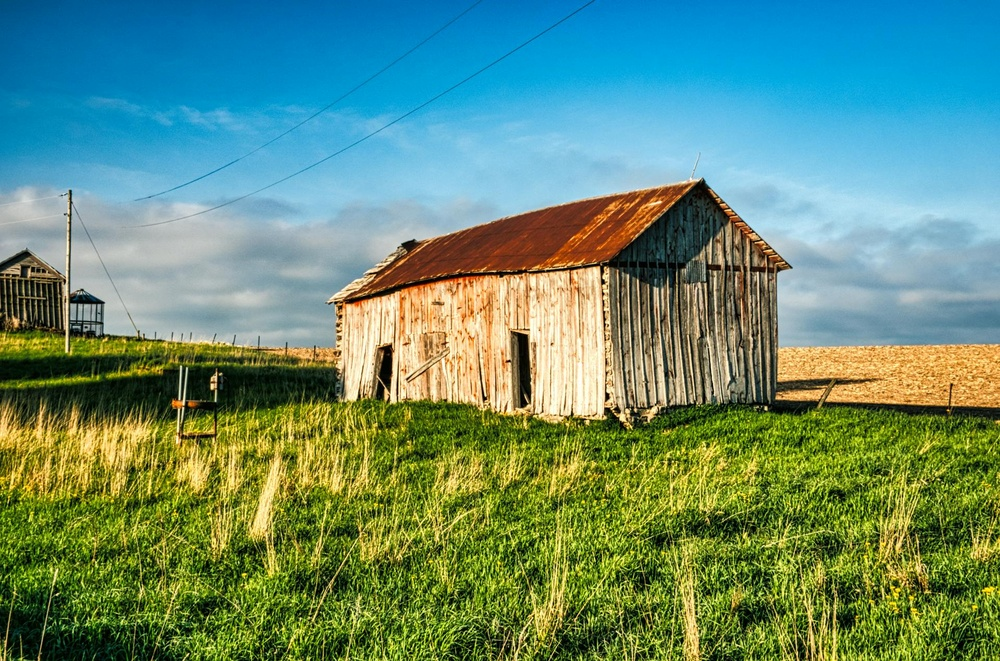
#> input picture tarea2/img/image2.jpg, 1000 x 661 px, shrunk from 1919 x 1268 before the run
$ python main.py   (older library calls are emulated)
#> lines starting #> are read from the running program, lines starting #| are printed output that depends on the picture; after the words box and inside, x2 and y2 are one past the last pixel; in counts of white or black regions, pixels touching at a corner belong together
### tarea2/utils/derivar.py
import cv2

def derivarX(image, width, height):
    """
    Deriva la imagen en la direccion X, agarrando el siguiente pixel restando al pixel actual
    """
    image_copy = image.copy()

    gray = cv2.cvtColor(image, cv2.COLOR_BGR2GRAY) # convertir a escala de grises para facilitar la derivada

    for y in range(height):
        for x in range(width):
            # Restar el siguiente pixel al pixel actual
            if x < width - 1:
                gx = abs(int(gray[y, x+1]) - int(gray[y, x]))
            else:
                gx = 0  # Para el último pixel, no hay siguiente pixel, así que se asigna 0
            image_copy[y, x] = gx

    return image_copy

def derivarY(image, width, height):
    """
    Deriva la imagen en la direccion Y, agarrando el siguiente pixel restando al pixel actual
    """
    image_copy = image.copy()
    gray = cv2.cvtColor(image, cv2.COLOR_BGR2GRAY)
    for y in range(height - 1):
        for x in range(width):
            # Restar el siguiente pixel al pixel actual
            if y < height - 1:
                gy = abs(int(gray[y+1, x]) - int(gray[y, x]))
            else:
                gy = 0  # Para el último pixel, no hay siguiente pixel, así que se asigna 0
            image_copy[y, x] = gy

    return image_copy

# [28 lines left out: functions derivarXBGR, derivarYBGR, not called in this run]

### tarea2/utils/superponer.py

def superponer(imagenX, imagenY, height, width):
    """
    Superpone las dos imagenes derivadas
    """
    superpuesta = imagenX.copy()
    for y in range(height):
        for x in range(width):
            superpuesta[y, x] = (imagenX[y, x] + imagenY[y, x])

    return superpuesta


# [10 lines left out: function superponerOriginal, not called in this run]

### tarea2/main.py
import cv2
import utils.derivar
import utils.superponer
import time


IMAGE_PATH = "img/image2.jpg"

def main():
    # Cargar imagen
    image = cv2.imread(IMAGE_PATH)
#> image is the input picture: shape (661, 1000, 3); mean B, G, R 114.8, 140.3, 101.9
    width, height = image.shape[1], image.shape[0]
#> width = 1000; height = 661
    print(f"Image dimensions: {width}x{height}")
#| Image dimensions: 1000x661

    if image is None:
        print("Error: Could not load image.")
        return

    """
    Sobel Function: funciona basicamente como las funciones de derivadas que realizamos, donde se puede definir la direccion de la derivada, el tamaño del kernel, etc.
        - image: Primer parametro es la imagen de entrada
        - ddepth: Profundidad de la imagen de salida. Si se establece en cv2.CV_64F, la imagen de salida tendrá una profundidad de 64 bits en coma
        - dx: Orden de la derivada en la dirección x (0, 1, 2, ...)
        - dy: Orden de la derivada en la dirección y (0, 1, 2, ...)
        - ksize: Tamaño del kernel utilizado para la derivación (opcional, por defecto es 3)
    """
    # sobel_derivada_x = cv2.Sobel(image, cv2.CV_64F, 1, 0, ksize=5)  # X direction
    # sobel_derivada_y = cv2.Sobel(image, cv2.CV_64F, 0, 1, ksize=5)  # Y direction


    """Seccion de derivada y superposicion manual"""
    f1_start_time = time.time() # iniciar tiempo de ejecucion de las funciones de derivada y superposicion
    image_derivada_x = utils.derivar.derivarX(image, width, height)
#> in derivarX, `gray = cv2.cvtColor(image, cv2.COLOR_BGR2GRAY)`:
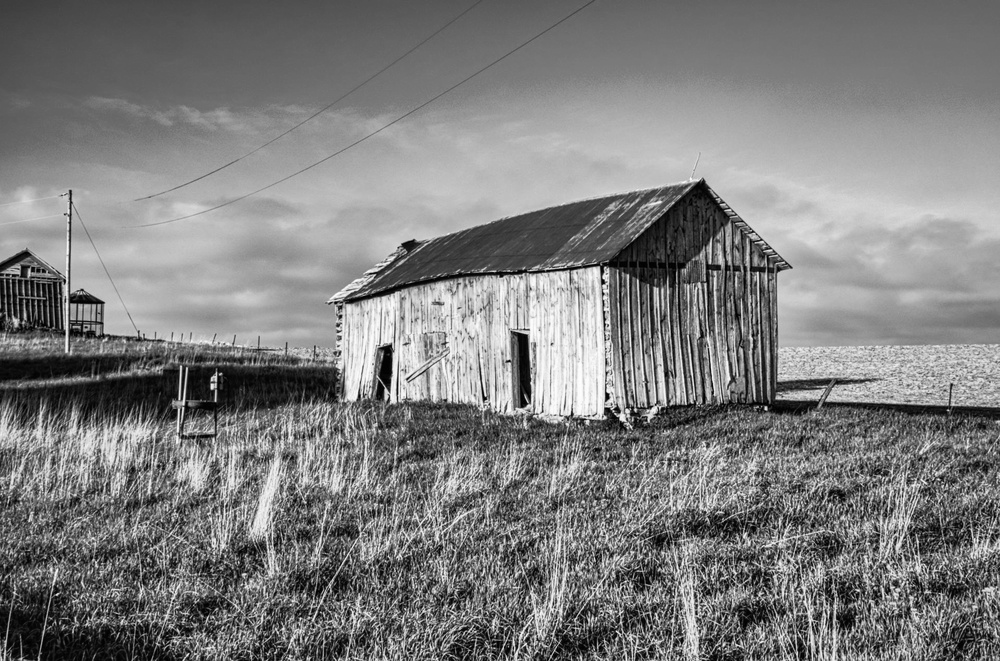
#> gray: shape (661, 1000); min 0, max 254, mean 125.9
#> after the loop in derivarX, `for y in range(height):`:
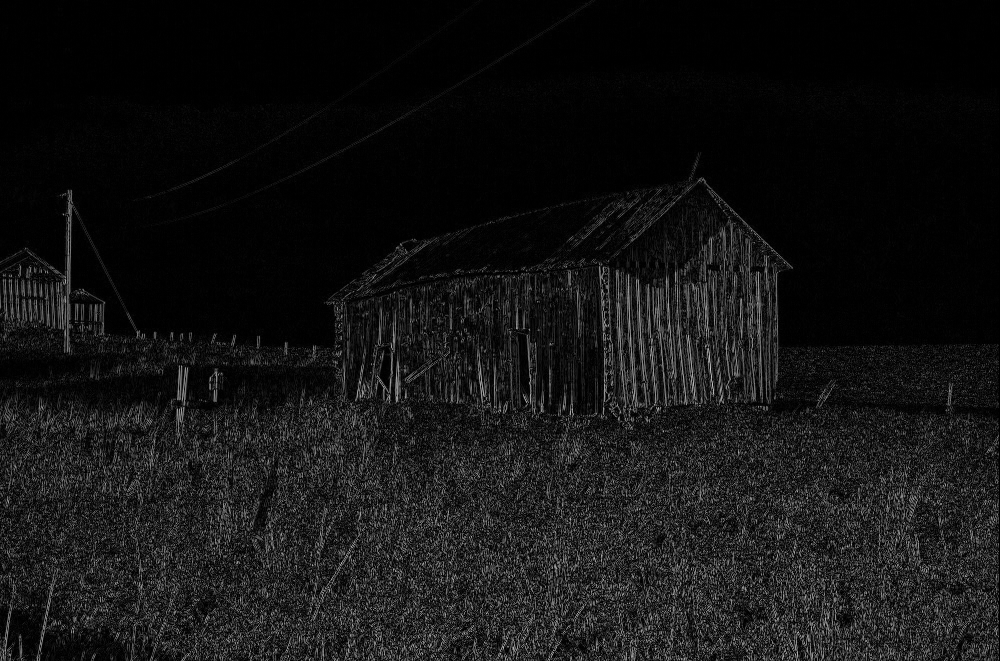
#> image_copy: shape (661, 1000, 3); min 0, max 205, mean 20.1
    image_derivada_y = utils.derivar.derivarY(image, width, height)
#> after the loop in derivarY, `for y in range(height - 1):`:
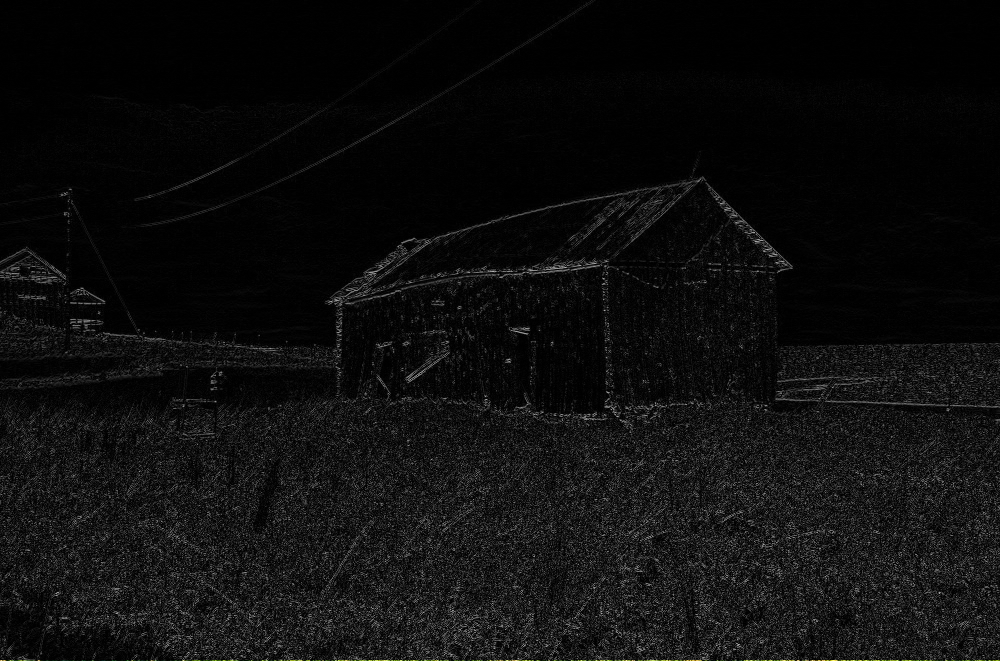
#> image_copy: shape (661, 1000, 3); mean B, G, R 13.9, 14.1, 14
    superpuesta = utils.superponer.superponer(image_derivada_x, image_derivada_y, height, width)
#> after the loop in superponer, `for y in range(height):`:
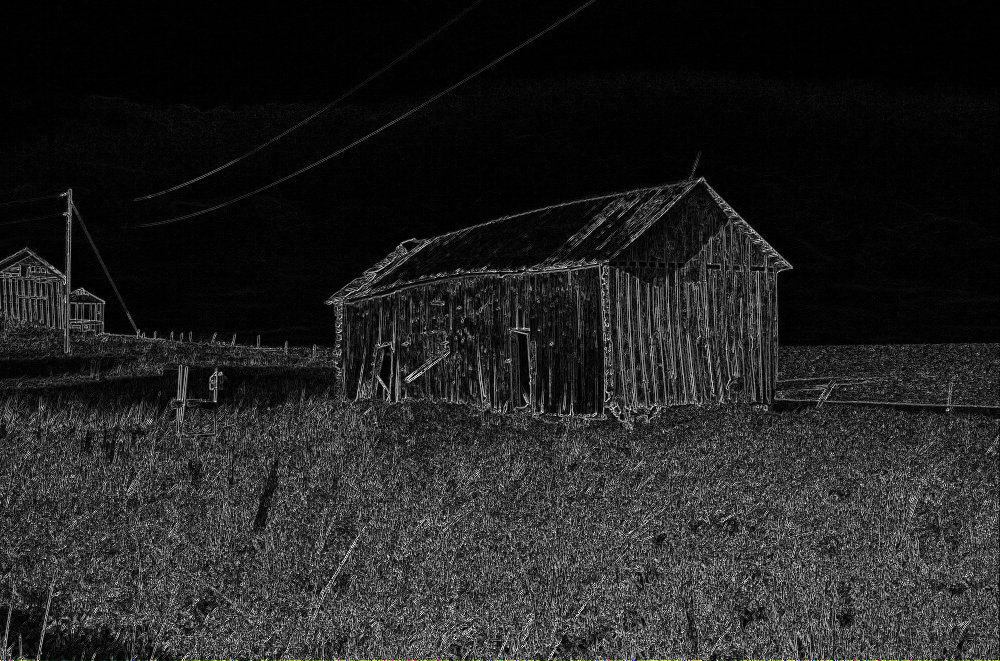
#> superpuesta: shape (661, 1000, 3); mean B, G, R 34, 34.1, 34.1
    f1_end_time = time.time() # finalizar tiempo de ejecucion de las funciones de derivada y superposicion
    print("--- Manual: %s seconds ---" % (f1_end_time - f1_start_time))

    """
    Canny Function
        - image: Primer parametro es la imagen de entrada
        - threshold1: Define el umbral inferior para el proceso de histéresis (es decir si la gradiente es menor que este valor, se descarta como borde)
        - threshold2: Define el umbral superior para el proceso de histéresis (es decir si la gradiente es mayor que este valor, se considera un borde fuerte)
        - edges: Es la imagen de salida que contiene los bordes detectados. Es una imagen binaria donde los píxeles de borde se establecen en 255 (blanco) y los demás píxeles se establecen en 0 (negro)
        - appertureSize: Tamaño del kernel utilizado para la detección de bordes (opcional, por defecto es 3)
        - L2gradient: Si se establece en True, se utiliza la norma L2 para calcular la magnitud del gradiente. Si es False, se utiliza la norma L1 (opcional, por defecto es False)
    """

    f2_start_time = time.time() # iniciar tiempo de ejecucion de la funcion Canny
    canny = cv2.Canny(image, 100, 200)
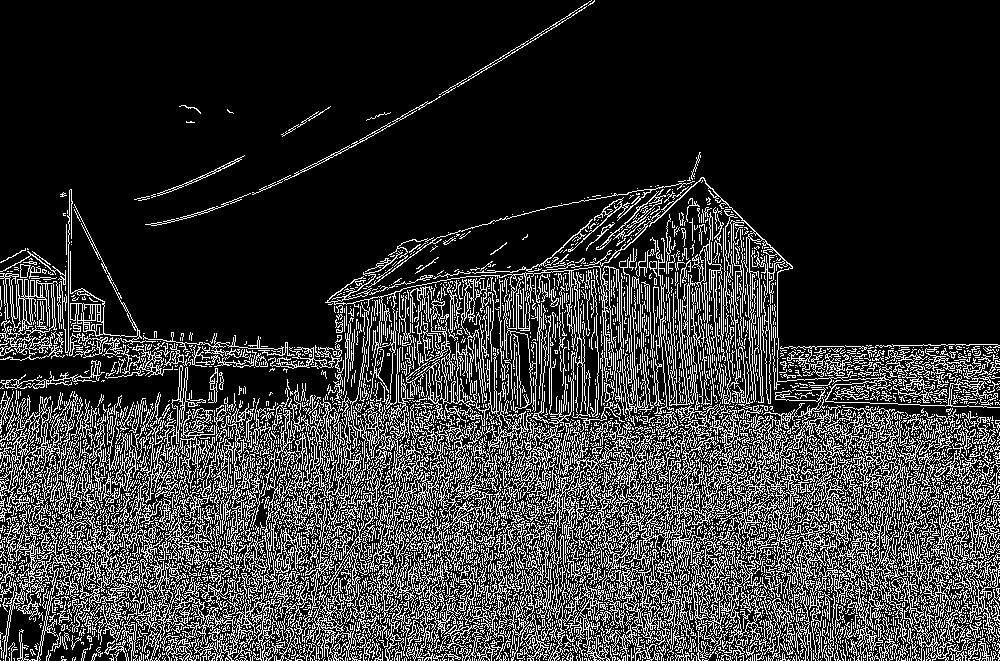
#> canny: shape (661, 1000); 20.3% white in thin lines or dots
    f2_end_time = time.time() # finalizar tiempo de ejecucion de la funcion Canny
    print("--- Canny: %s seconds ---" % (f2_end_time - f2_start_time))

    # [7 lines of commented-out code are left out]

    cv2.imshow("Canny", canny)

    cv2.imshow("Superpuesta", superpuesta)


    cv2.waitKey(0)
    cv2.destroyAllWindows()


if __name__ == "__main__":
    main()

$ run again, with tarea2/img/image1.jpg copied over tarea2/img/image2.jpg
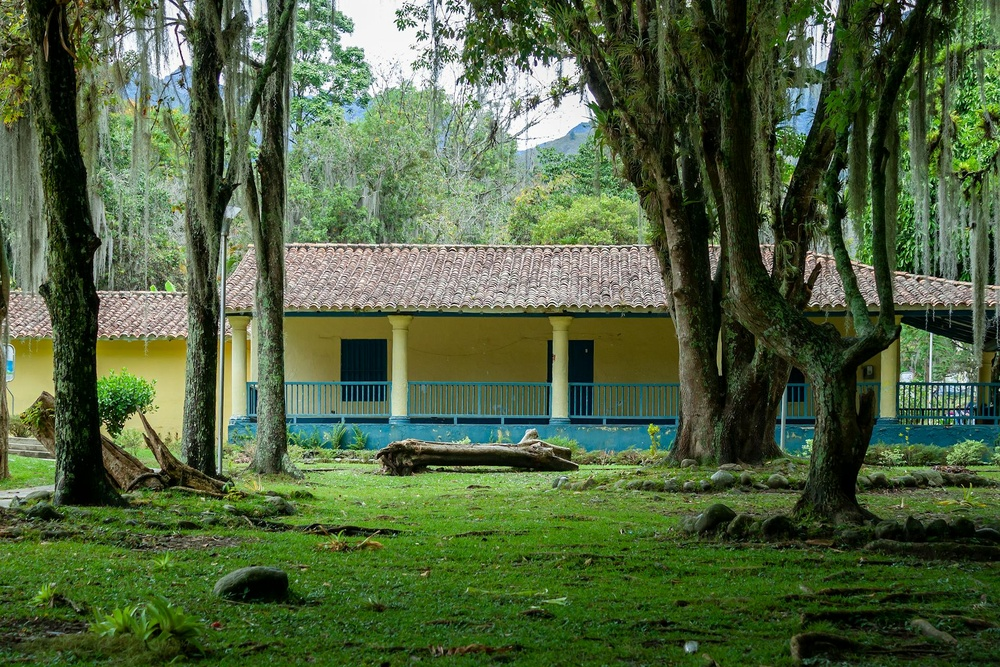
#> input picture tarea2/img/image1.jpg, 1000 x 667 px, shrunk from 1920 x 1280 before the run
#> in main, image is the input picture: shape (667, 1000, 3); mean B, G, R 63.6, 99.1, 80.1
#| Image dimensions: 1000x667
#> after the loop in superponer, `for y in range(height):`:
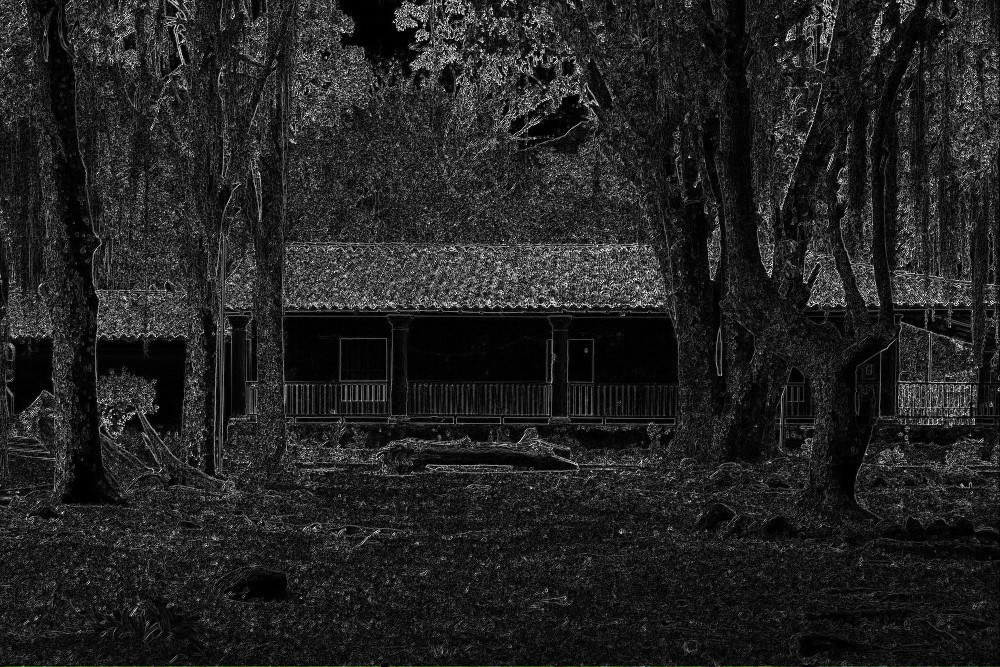
#> superpuesta: shape (667, 1000, 3); mean B, G, R 34.5, 34.6, 34.5
#> in main, `canny = cv2.Canny(image, 100, 200)`:
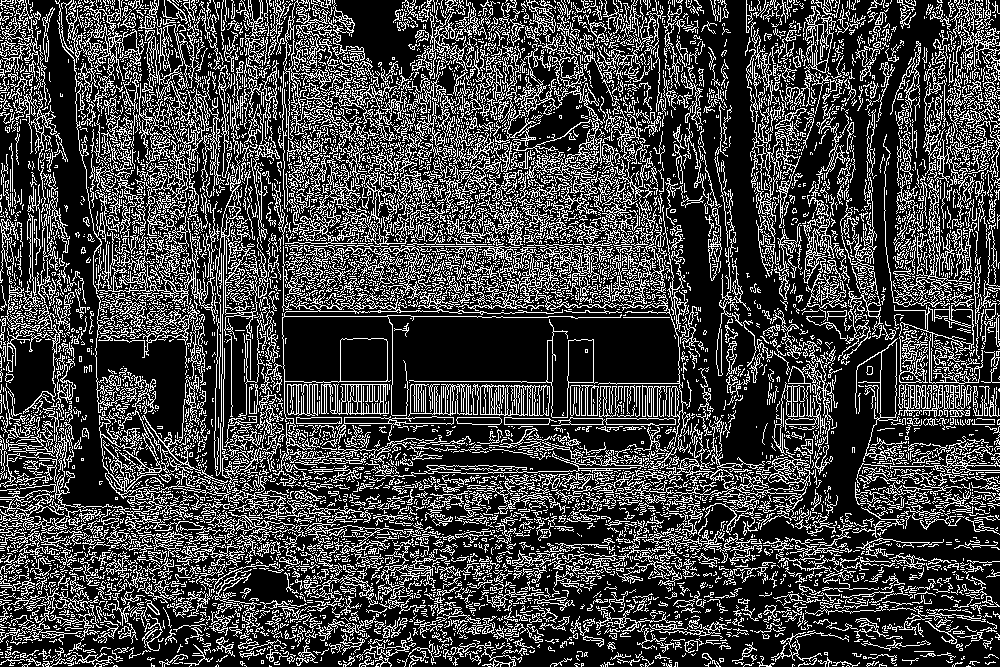
#> canny: shape (667, 1000); 26.3% white in thin lines or dots

$ run again, with tarea2/img/image3.jpg copied over tarea2/img/image2.jpg
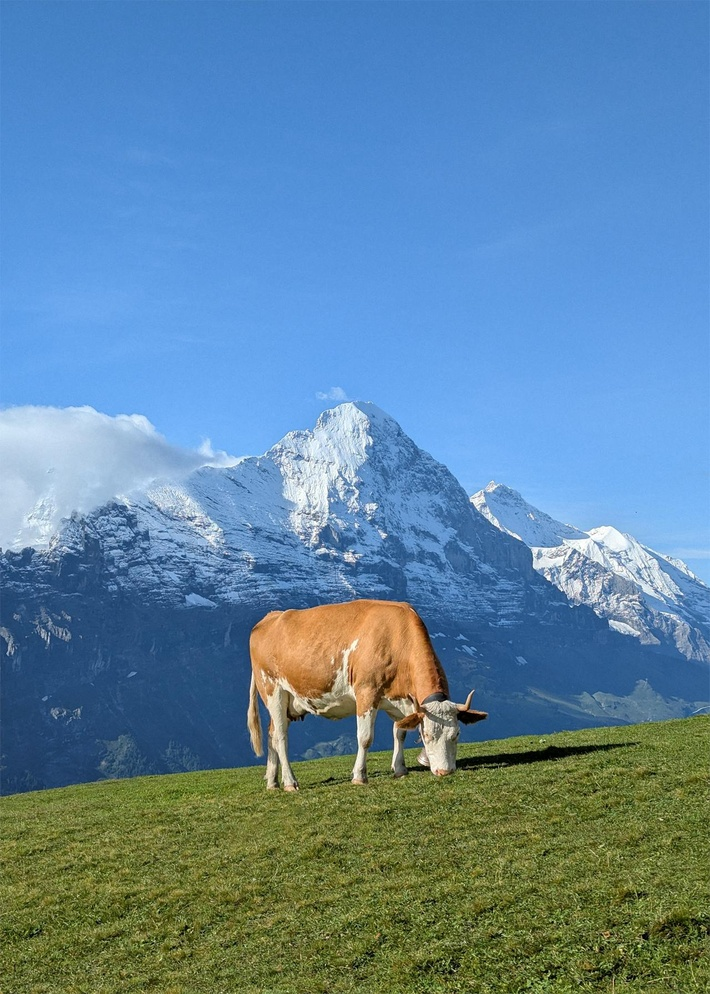
#> input picture tarea2/img/image3.jpg, 710 x 994 px, shrunk from 1280 x 1792 before the run
#> in main, image is the input picture: shape (994, 710, 3); mean B, G, R 160.6, 133.8, 95.8
#| Image dimensions: 710x994
#> after the loop in superponer, `for y in range(height):`:
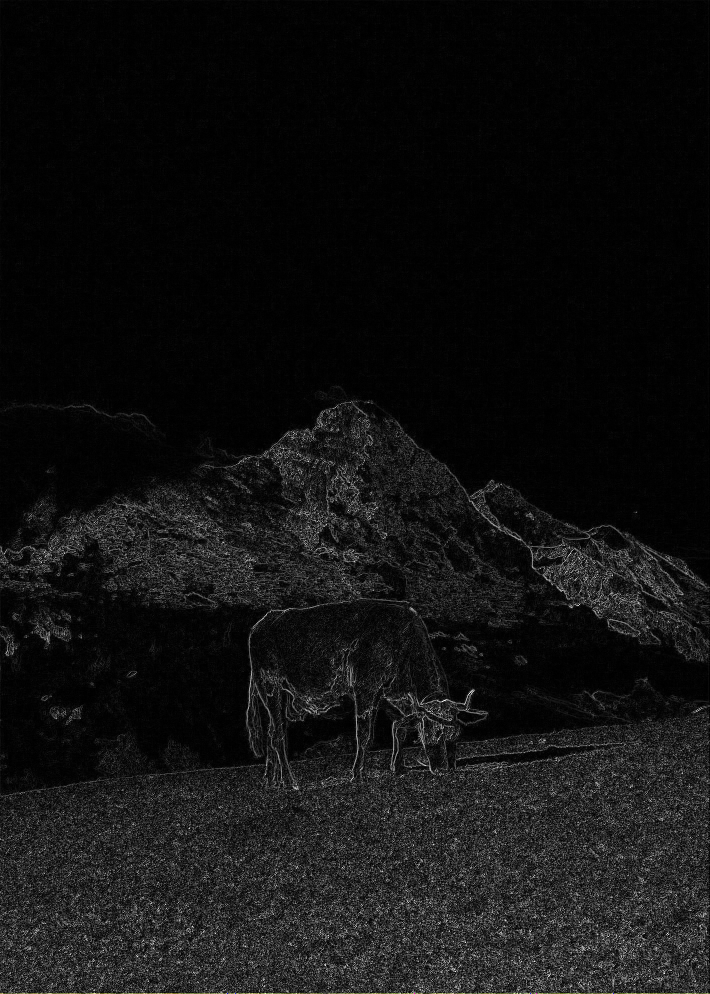
#> superpuesta: shape (994, 710, 3); mean B, G, R 18, 18.1, 18.1
#> in main, `canny = cv2.Canny(image, 100, 200)`:
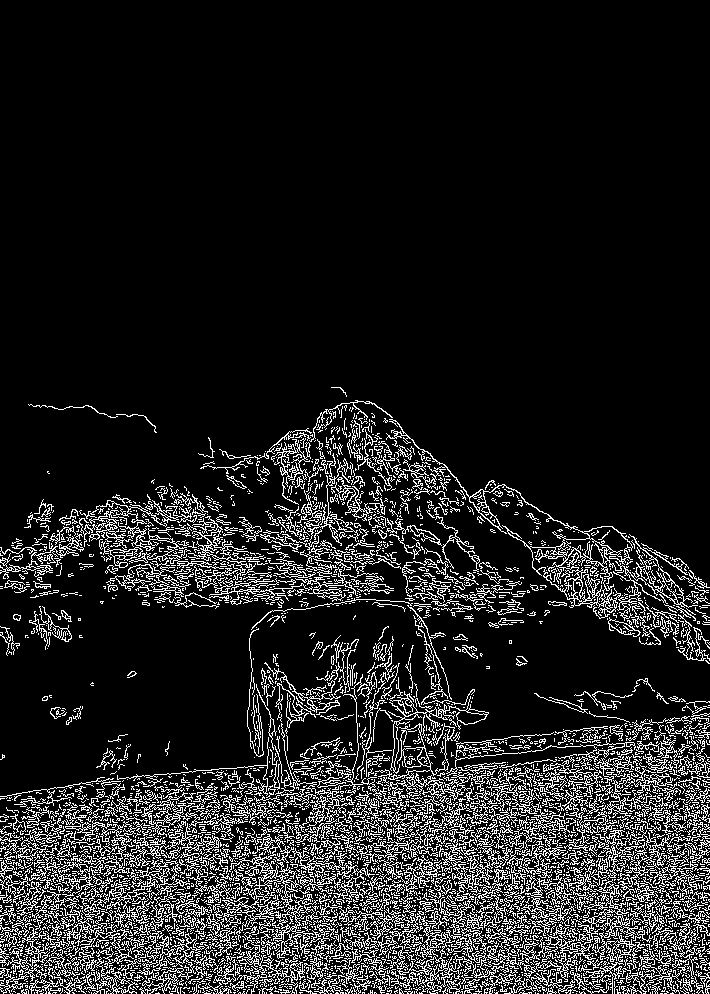
#> canny: shape (994, 710); 12.9% white in thin lines or dots, all inside (x1, y1, x2, y2) = (0, 387, 710, 994)
